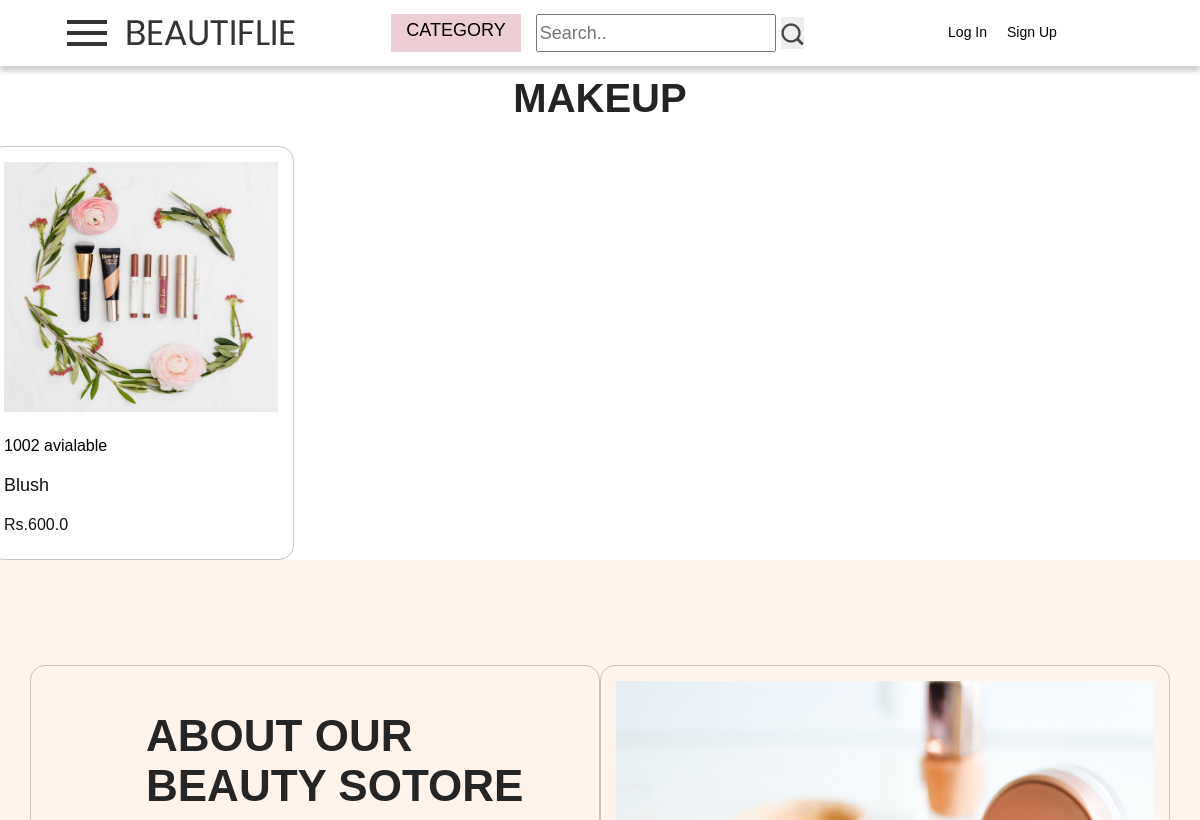
/category/MAKEUP (upper part), run on an earlier commit of the app's database.
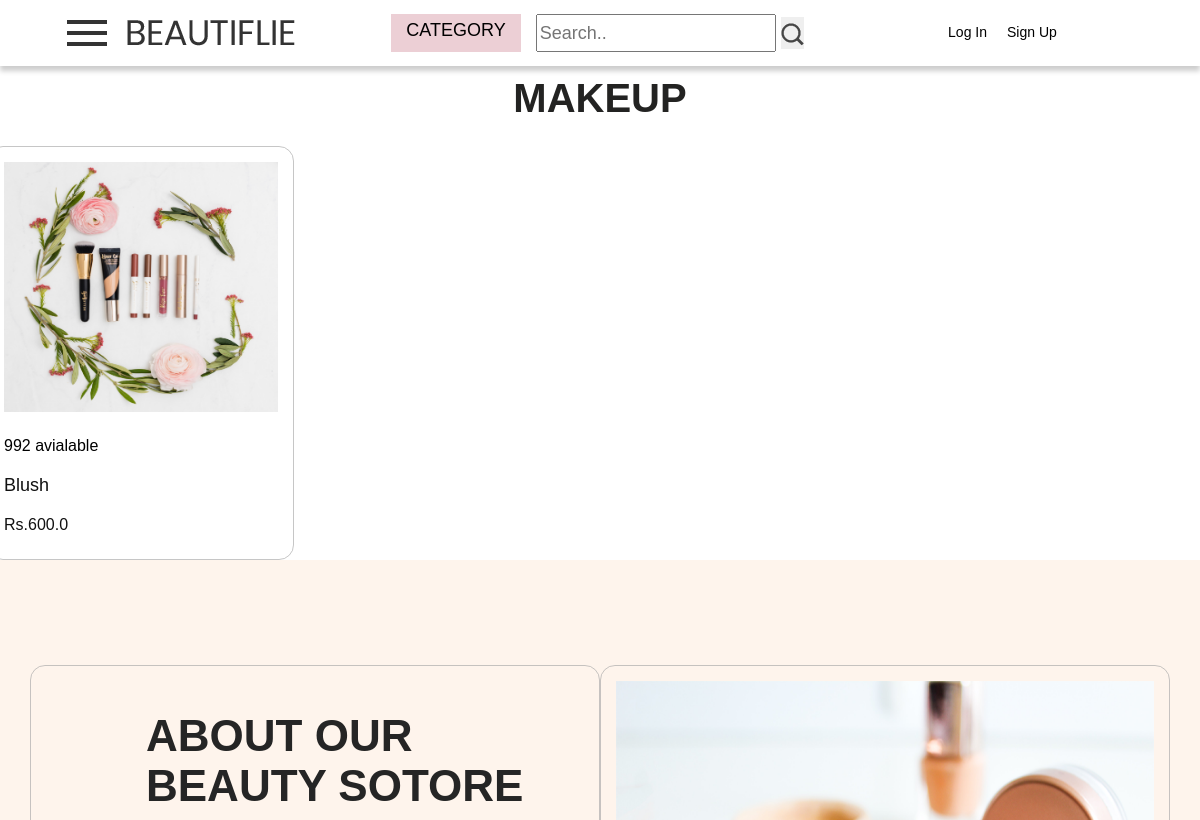
And on a later commit of the database.
### products/models.py (models this page shows, shortened)
class Products(models.Model):
    seller=models.ForeignKey(Sellers,default=1,on_delete=models.CASCADE)
    product_id = models.AutoField(primary_key=True)
    product_name=models.CharField(max_length=100,null=True)
    price = models.FloatField(null=False)
    description = models.TextField(null=True)
    category = models.CharField(choices=CATEGORY_CHOICES,max_length=30,null=True)
    quantity  = models.IntegerField(default=0,null=True)
    product_image = models.ImageField(upload_to='product',null=True,default = None)

### main/views.py (the view)
# urls.py: path('category/<slug:val>',views.Category.as_view(),name='category'), # viewproducts categorywise
class Category(View):
    def get(self,request,val):
        product = Products.objects.filter(category=val)
        return render(request,'main/category.html',locals())

### templates/main/category.html (shortened to what this page needs)
{%extends "main/base.html"%}
    {%block header%}
  {% include "main/header.html" %}
  {%endblock%}
  {% block banner%}
    <div>
      <h1 class="product_taital">{{val}}</h1></div>
  <div class="row">
  {%for i in product %}
  <div class="col-md-6 col-lg-4 col-xl-3">
      <div id="product-4" class="single-product">
          <div class="part-1">
              <ul>
                <img style='height:250px;' src='{{MEDIA_ROOT}}/{{i.product_image}}' class="card-img-top" alt="...">
                <h5 class="card-title"></h5>
              </ul>
          </div>
          <div class="part-2">
            <h3 class="price_text" style="color:black; width:auto;">{{i.quantity}} avialable</h3>
              <h3 class="product-title">{{i.product_name}}</h3>
              <h4 class="product-price">Rs.{{i.price}}</h4>
          </div>
      </div>
  </div>
{%endfor%}
 </div>
{%endblock%}

What changed in the data, as far as the page shows it:
changed Products "Blush": quantity "1002" → "992"
